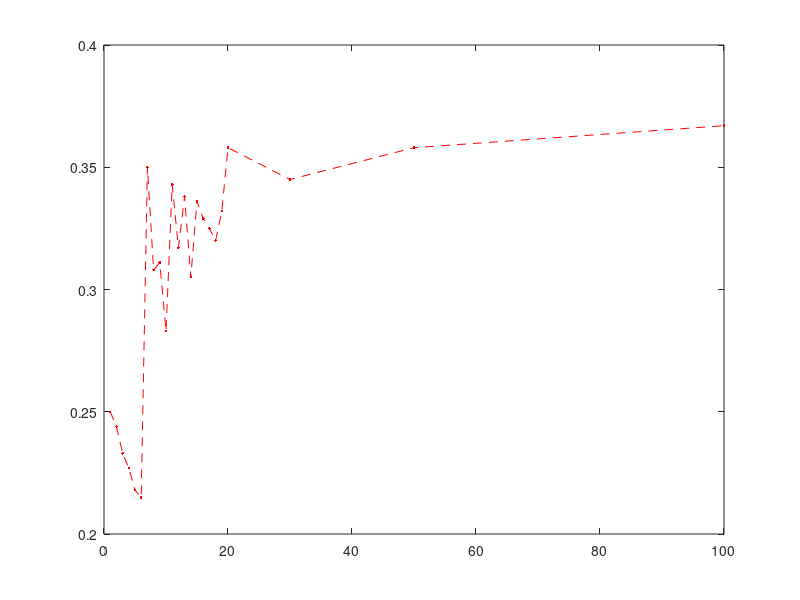

The MATLAB script that drew this image: (Note: this script raises an error after producing the figure.)
x=1:0.01:20;

%Euclidean Distance
x_e=[1	2	3	4	5	6	7	8	9	10	11	12	13	14	15	16	17	18	19	20	30	50	100];
y_e=[0.25	0.244	0.233	0.227	0.218	0.215	0.35	0.308	0.311	0.283	0.343	0.317	0.338	0.305	0.336	0.329	0.325	0.32	0.332	0.358	0.345	0.358	0.367];
plot(x_e, y_e, 'r.--');
hold on
%p_e=polyfit(x_e, y_e, 1);
%y1=polyval(p_e, x);
f_e=fittype('a*log2(x)+b');
fit1=fit(x_e', y_e', f_e', 'StartPoint', [x_e(1) y_e(1)]);
y1=feval(fit1, x');
plot(x, y1, 'r');

%Manhattan Distance
x_m=[1	2	3	4	5	6	7	8	9	10	11	12	13	14	15	16	17	18	19	20	30	50	100];
y_m=[0.24	0.233	0.217	0.212	0.206	0.205	0.339	0.332	0.311	0.297	0.335	0.333	0.34	0.29	0.318	0.33	0.307	0.318	0.354	0.337	0.32	0.334	0.349];
plot(x_m, y_m, 'b.--');
hold on
%p_m=polyfit(x_m, y_m, 1);
%y2=polyval(p_m, x);
f_m=fittype('a*log2(x)+b');
fit2=fit(x_m', y_m', f_m', 'StartPoint', [x_m(1) y_m(1)]);
y2=feval(fit2, x');
plot(x, y2, 'b');

%Chebyshev Distance
x_c=[1	2	3	4	5	6	7	8	9	10	11	12	13	14	15	16	17	18	19	20	30	50	100];
y_c=[0.25	0.246	0.22	0.217	0.226	0.225	0.339	0.297	0.337	0.273	0.359	0.35	0.335	0.306	0.329	0.299	0.333	0.333	0.332	0.332	0.326	0.331	0.355];
plot(x_c, y_c, 'k.--');
hold on
%p_c=polyfit(x_c, y_c, 1);
%y3=polyval(p_c, x);
f_c=fittype('a*log2(x)+b');
fit3=fit(x_c', y_c', f_c', 'StartPoint', [x_c(1) y_c(1)]);
y3=feval(fit3, x');
plot(x, y3, 'k');

%general settings
xlabel('k');
ylabel('error rate');
legend('ed', 'Euclidean Distance', 'md', 'Manhattan Distance', 'cd', 'Chebyshev Distance');
title('Not normalized distances compare');